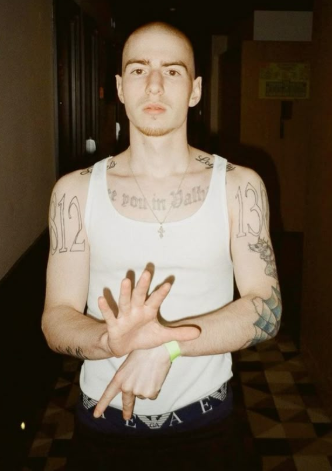
#> input picture data/gesture_images/52.jpg, 332 x 471 px, given in place of the camera
$ python capture.py
#> lines starting #> are read from the running program, lines starting #| are printed output that depends on the picture; after the words box and inside, x2 and y2 are one past the last pixel; in counts of white or black regions, pixels touching at a corner belong together
### utils/image_processor.py
import cv2
import numpy as np


class ImageProcessor:
    # Оптимальные параметры для детекции кожи
    SKIN_LOWER = np.array([0, 135, 85], dtype=np.uint8)
    SKIN_UPPER = np.array([255, 180, 135], dtype=np.uint8)
    MORPH_KERNEL = cv2.getStructuringElement(cv2.MORPH_ELLIPSE, (5, 5))
    BLUR_KERNEL = (3, 3)
    MIN_CONTOUR_AREA = 1000
    ASPECT_RATIO_RANGE = (0.3, 3.0)
    PADDING = 20

    @staticmethod
    def preprocess_image(image, size=(64, 64)):
        """Улучшенная обработка изображения с детекцией руки"""
        try:
            # Конвертация в YCrCb и создание маски кожи
            ycrcb = cv2.cvtColor(image, cv2.COLOR_BGR2YCrCb)
            skin_mask = cv2.inRange(ycrcb, ImageProcessor.SKIN_LOWER, ImageProcessor.SKIN_UPPER)

            # Морфологические операции для улучшения маски
            skin_mask = cv2.morphologyEx(skin_mask, cv2.MORPH_OPEN, ImageProcessor.MORPH_KERNEL)
            skin_mask = cv2.morphologyEx(skin_mask, cv2.MORPH_CLOSE, ImageProcessor.MORPH_KERNEL)
            skin_mask = cv2.GaussianBlur(skin_mask, ImageProcessor.BLUR_KERNEL, 0)

            # Поиск и фильтрация контуров
            contours, _ = cv2.findContours(skin_mask, cv2.RETR_EXTERNAL, cv2.CHAIN_APPROX_SIMPLE)
            if not contours:
                return None, None, skin_mask

                # Фильтрация контуров по площади и соотношению сторон
            valid_contours = [
                cnt for cnt in contours
                if (ImageProcessor._is_valid_contour(cnt, image.shape))
            ]

            if not valid_contours:
                return None, None, skin_mask

                # Выбор основного контура и получение ROI
            hand_contour = max(valid_contours, key=cv2.contourArea)
            x, y, w, h = cv2.boundingRect(hand_contour)

            # Добавление padding с проверкой границ
            x, y, w, h = ImageProcessor._apply_padding(x, y, w, h, image.shape)

            # Выделение и обработка области руки
            hand_roi = skin_mask[y:y + h, x:x + w]
            processed = ImageProcessor._normalize_roi(hand_roi, size)

            return processed, (x, y, w, h), skin_mask

        except Exception as e:
            print(f"Ошибка обработки изображения: {str(e)}")
            return None, None, np.zeros_like(image[:, :, 0]) if len(image.shape) == 3 else np.zeros_like(image)

    @staticmethod
    def _is_valid_contour(cnt, img_shape):
        """Проверяет валидность контура по площади и соотношению сторон"""
        area = cv2.contourArea(cnt)
        if area < ImageProcessor.MIN_CONTOUR_AREA:
            return False

        x, y, w, h = cv2.boundingRect(cnt)
        aspect_ratio = float(w) / h
        min_ratio, max_ratio = ImageProcessor.ASPECT_RATIO_RANGE

        return min_ratio <= aspect_ratio <= max_ratio

    @staticmethod
    def _apply_padding(x, y, w, h, img_shape):
        """Добавляет padding к ограничивающему прямоугольнику с проверкой границ"""
        pad = ImageProcessor.PADDING
        new_x = max(0, x - pad)
        new_y = max(0, y - pad)
        new_w = min(img_shape[1] - new_x, w + 2 * pad)
        new_h = min(img_shape[0] - new_y, h + 2 * pad)
        return new_x, new_y, new_w, new_h

    @staticmethod
    def _normalize_roi(roi, size):
        """Нормализует и изменяет размер области интереса"""
        resized = cv2.resize(roi, size)
        normalized = resized / 255.0
        return np.nan_to_num(normalized).flatten()

    @staticmethod
    def select_camera(camera_index=0):
        """Пытается подключиться к камере с обработкой исключений"""
#> called with camera_index = 0
        try:
            cap = cv2.VideoCapture(camera_index)
            if not cap.isOpened():
                raise RuntimeError(f"Камера {camera_index} недоступна")

                # Проверка, что камера действительно работает
            ret, _ = cap.read()
            if not ret:
                cap.release()
                raise RuntimeError(f"Не удалось получить кадр с камеры {camera_index}")

            return cap
        except Exception as e:
            print(f"Ошибка инициализации камеры: {str(e)}")
            return None

    # [17 lines left out: functions draw_debug_info, draw_prediction, not called in this run]

### data/capture.py
import os
import cv2
import numpy as np
from utils.image_processor import ImageProcessor

class DataCapture:
    def __init__(self, output_dir="training_data"):
        self.output_dir = output_dir
        self.class_names = {
            0: "Westcoast",
            1: "Crips",
            2: "MS-13",
            3: "Latin kings",
            4: "Ronaldinho",
            5: "Players club",
            6: "Simple"
        }
        self.num_classes = len(self.class_names)

    def capture(self, camera_index=0, samples_per_class=700):
        if not os.path.exists(self.output_dir):
            os.makedirs(self.output_dir)

        cap = ImageProcessor.select_camera(camera_index)
        if cap is None:
            return

        print("Сбор данных для обучения гангстерских символов:")
        for class_id, class_name in self.class_names.items():
            print(f"{class_id}: {class_name}")

        print("\nНажмите 'c' для захвата изображения")
        print("Нажмите 'q' для завершения")

        try:
            for class_id in range(len(self.class_names)):
                class_dir = os.path.join(self.output_dir, str(class_id))
                if not os.path.exists(class_dir):
                    os.makedirs(class_dir)

                print(f"\nГотовьтесь к захвату изображений для класса {class_id} ({self.class_names[class_id]})")
                print("Нажмите любую клавишу, когда будете готовы...")

                while True:
                    ret, frame = cap.read()
                    if not ret:
                        continue

                    cv2.putText(frame, "Press any key to start capturing...",
                                (10, 30), cv2.FONT_HERSHEY_SIMPLEX, 0.7, (0, 255, 0), 2)
                    cv2.imshow("Capture Training Data", frame)

                    key = cv2.waitKey(30)
                    if key != -1:
                        break
                    if cv2.getWindowProperty("Capture Training Data", cv2.WND_PROP_VISIBLE) < 1:
                        break

                count = 0
                while count < samples_per_class:
                    ret, frame = cap.read()
                    if not ret:
                        continue

                    display_frame = frame.copy()
                    cv2.putText(display_frame,
                                f"Class: {self.class_names[class_id]} - Captured: {count}/{samples_per_class}",
                                (10, 30), cv2.FONT_HERSHEY_SIMPLEX, 0.7, (0, 255, 0), 2)
                    cv2.putText(display_frame, "Press 'c' to capture, 'q' to quit",
                                (10, 60), cv2.FONT_HERSHEY_SIMPLEX, 0.7, (0, 255, 0), 2)

                    processed, bbox, skin_mask = ImageProcessor.preprocess_image(frame)
                    if processed is not None:
                        hand_img = (processed.reshape(64, 64) * 255).astype(np.uint8)
                        hand_img_display = cv2.resize(hand_img, (128, 128))
                        cv2.imshow("Hand Preview", hand_img_display)

                    cv2.imshow("Capture Training Data", display_frame)

                    key = cv2.waitKey(30) & 0xFF
                    if key == ord('c'):
                        if processed is not None:
                            filename = os.path.join(class_dir, f"sample_{count}.npy")
                            np.save(filename, processed)
                            count += 1
                            print(f"Saved sample {count} for class {class_id} ({self.class_names[class_id]})")
                        else:
                            print("Hand not detected! Try again.")
                    elif key == ord('q'):
                        raise KeyboardInterrupt
#> this loop made 1 pass; (key q is pressed on pass 1)
#> pass 1, in capture, `cv2.imshow("Capture Training Data", frame)`:
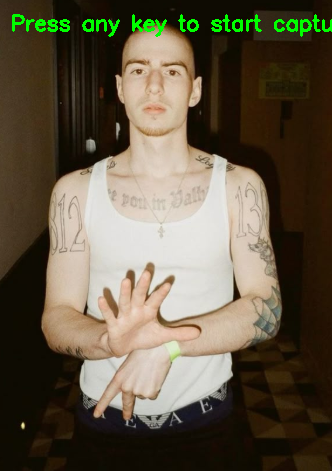
#> window 'Capture Training Data': shape (471, 332, 3); mean B, G, R 69, 87.8, 97.4
#> pass 1, in preprocess_image, `skin_mask = cv2.inRange(ycrcb, ImageProcessor.SKIN_LOWER, ImageProcess..`:
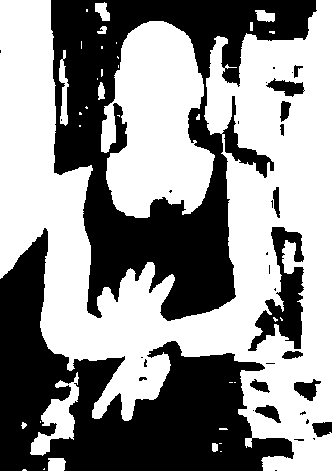
#> skin_mask: shape (471, 332); 56.4% white; 34 black regions (20 under 20 px), largest, box (x1, y1, x2, y2) and area: (51, 0, 317, 321) 34077, (0, 228, 294, 471) 29278, (248, 227, 304, 351) 2884
#> pass 1, in preprocess_image, `skin_mask = cv2.morphologyEx(skin_mask, cv2.MORPH_OPEN, ImageProcessor..`:
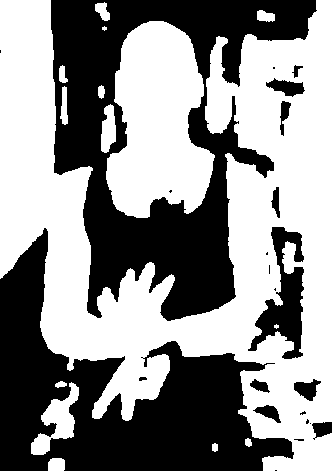
#> skin_mask: shape (471, 332); 55.7% white; 23 black regions (11 under 20 px), largest, box (x1, y1, x2, y2) and area: (51, 0, 317, 321) 34624, (0, 228, 294, 471) 29549, (248, 227, 304, 359) 3142
#> after the loop:
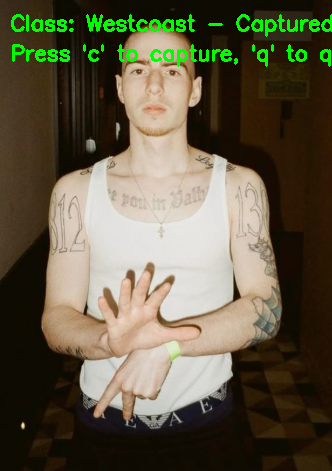
#> display_frame: shape (471, 332, 3); mean B, G, R 68.6, 90.2, 96.5
#> frame is the input picture: shape (471, 332, 3); mean B, G, R 69.2, 84.9, 97.9
#> after the loop:
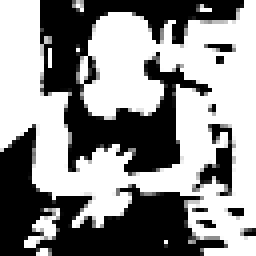
#> hand_img: shape (64, 64) (shown 4 times larger); min 0, max 255, mean 143.7

        except KeyboardInterrupt:
            print("\nЗавершение сбора данных по запросу пользователя")
        finally:
            cap.release()
            cv2.destroyAllWindows()
            for i in range(5):
                cv2.waitKey(1)

### scripts/capture.py
import argparse
from data.capture import DataCapture


def main():
    parser = argparse.ArgumentParser(description="Capture gang sign training data")
    parser.add_argument("--camera", type=int, default=0, help="Camera index (0-iPhone, 1-Mac)")
    parser.add_argument("--output", type=str, default="training_data", help="Output directory")
    parser.add_argument("--samples", type=int, default=700, help="Samples per class")

    args = parser.parse_args()

    capture = DataCapture(args.output)
    capture.capture(camera_index=args.camera, samples_per_class=args.samples)


if __name__ == "__main__":
    main()
